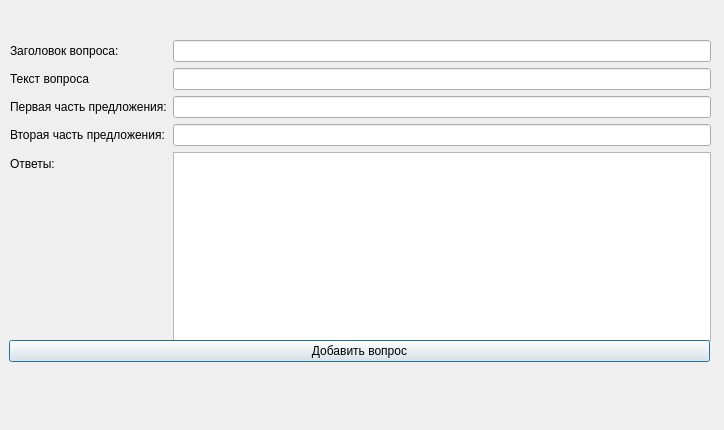
<?xml version="1.0" encoding="UTF-8"?>
<ui version="4.0">
 <class>DialogMissedWord</class>
 <widget class="QDialog" name="DialogMissedWord">
  <property name="geometry">
   <rect>
    <x>0</x>
    <y>0</y>
    <width>724</width>
    <height>430</height>
   </rect>
  </property>
  <property name="windowTitle">
   <string> Пропущенное слово</string>
  </property>
  <widget class="QWidget" name="formLayoutWidget">
   <property name="geometry">
    <rect>
     <x>10</x>
     <y>40</y>
     <width>701</width>
     <height>301</height>
    </rect>
   </property>
   <layout class="QFormLayout" name="formLayout">
    <property name="sizeConstraint">
     <enum>QLayout::SetMaximumSize</enum>
    </property>
    <property name="fieldGrowthPolicy">
     <enum>QFormLayout::ExpandingFieldsGrow</enum>
    </property>
    <item row="2" column="0">
     <widget class="QLabel" name="label">
      <property name="text">
       <string>Первая часть предложения:</string>
      </property>
     </widget>
    </item>
    <item row="4" column="0">
     <widget class="QLabel" name="label_2">
      <property name="text">
       <string>Ответы:</string>
      </property>
     </widget>
    </item>
    <item row="2" column="1">
     <widget class="QLineEdit" name="lineEdit"/>
    </item>
    <item row="4" column="1">
     <widget class="QListWidget" name="listWidget"/>
    </item>
    <item row="3" column="0">
     <widget class="QLabel" name="label_3">
      <property name="text">
       <string>Вторая часть предложения:</string>
      </property>
     </widget>
    </item>
    <item row="3" column="1">
     <widget class="QLineEdit" name="lineEdit_2"/>
    </item>
    <item row="0" column="0">
     <widget class="QLabel" name="label_4">
      <property name="text">
       <string>Заголовок вопроса:</string>
      </property>
     </widget>
    </item>
    <item row="0" column="1">
     <widget class="QLineEdit" name="lineEdit_3"/>
    </item>
    <item row="1" column="0">
     <widget class="QLabel" name="label_5">
      <property name="text">
       <string>Текст вопроса</string>
      </property>
     </widget>
    </item>
    <item row="1" column="1">
     <widget class="QLineEdit" name="lineEdit_4"/>
    </item>
   </layout>
  </widget>
  <widget class="QWidget" name="verticalLayoutWidget">
   <property name="geometry">
    <rect>
     <x>9</x>
     <y>340</y>
     <width>701</width>
     <height>80</height>
    </rect>
   </property>
   <layout class="QVBoxLayout" name="verticalLayout">
    <property name="sizeConstraint">
     <enum>QLayout::SetMaximumSize</enum>
    </property>
    <item>
     <widget class="QPushButton" name="pushButton">
      <property name="text">
       <string>Добавить вопрос</string>
      </property>
     </widget>
    </item>
   </layout>
  </widget>
 </widget>
 <resources/>
 <connections/>
</ui>
